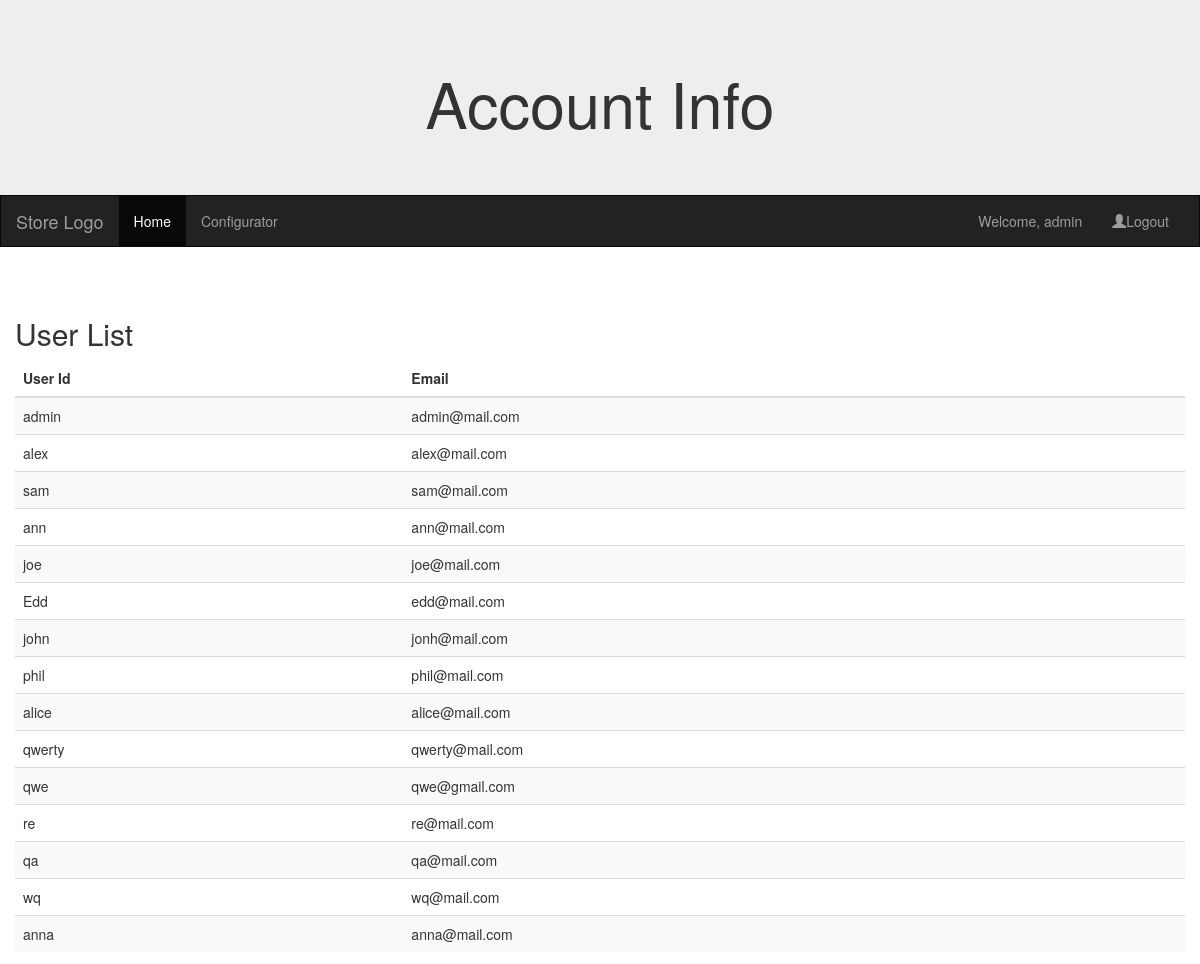
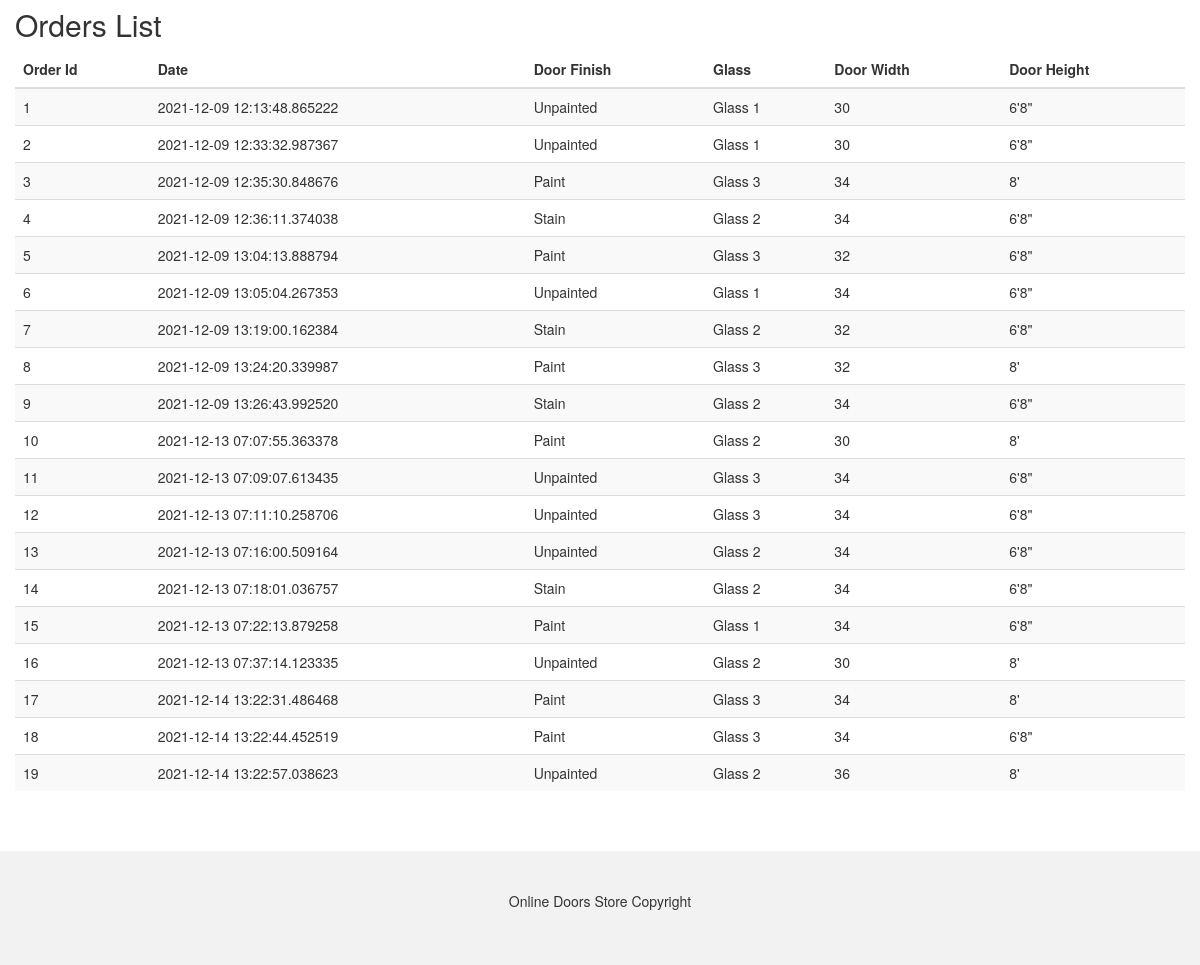
The page /admin (signed in) on the database its author committed (2 pictures, top to bottom).
### store/models.py (models this page shows, shortened)
class User(db.Model, UserMixin):
    __tablename__ = 'user'
    id = db.Column(db.Integer(), primary_key=True)
    username = db.Column(db.String(length=40), nullable=False, unique=True)
    email = db.Column(db.String(length=50), nullable=False, unique=True)
    password = db.Column(db.String(length=60), nullable=False)
    @property
    def password_hash(self):
        return self.password

class Orders(db.Model):
    __tablename__ = 'orders'
    id = db.Column(db.Integer(), primary_key=True)
    date = db.Column(db.DateTime, default=datetime.utcnow)
    door_finish = db.Column(db.String(length=20), nullable=False)
    door_glass = db.Column(db.String(length=20), nullable=False)
    door_width = db.Column(db.String(length=20), nullable=False)
    door_height = db.Column(db.String(length=20), nullable=False)
    user_id = db.Column(db.Integer(), db.ForeignKey('user.id'))

### store/routes.py (the view)
@app.route('/admin')
@login_required
def admin():
    users = User.query.all()
    rows = Orders.query.all()
    return render_template('admin.html', rows = rows, users = users)

### store/models.py (called while the page is built)
@login_manager.user_loader
def load_user(user_id):
    return User.query.get(int(user_id))

### store/templates/admin.html
{% extends 'base_layout.html' %} {% block title %} Account Info {% endblock %}
{% block main_header %} Account Info {% endblock %} {% block content %}
<h2>User List</h2>
<table id="data" class="table table-striped">
  <thead>
    <tr>
      <th>User Id</th>
      <th>Email</th>
    </tr>
  </thead>
  <tbody>
    {% for user in users %}
    <tr>
      <td>{{ user.username }}</td>
      <td>{{ user.email }}</td>
    </tr>
    {% endfor %}
  </tbody>
</table>
<h2>Orders List</h2>
<table id="data" class="table table-striped">
  <thead>
    <tr>
      <th>Order Id</th>
      <th>Date</th>
      <th>Door Finish</th>
      <th>Glass</th>
      <th>Door Width</th>
      <th>Door Height</th>
    </tr>
  </thead>
  <tbody>
    {% for row in rows %}
    <tr>
      <td>{{ row.id }}</td>
      <td>{{ row.date }}</td>
      <td>{{ row.door_finish }}</td>
      <td>{{ row.door_glass }}</td>
      <td>{{ row.door_width }}</td>
      <td>{{ row.door_height }}</td>
    </tr>
    {% endfor %}
  </tbody>
</table>
{% endblock %}

### store/templates/base_layout.html (shortened to what this page needs)
<!DOCTYPE html>
<html lang="en">
  <head>
    <link
      rel="stylesheet"
      href="https://maxcdn.bootstrapcdn.com/bootstrap/3.4.1/css/bootstrap.min.css"
    />
    <link
      rel="stylesheet"
      type="text/css"
      href="{{ url_for('static',filename='css/style.css') }}"
    />
  </head>
  <body>
    <div class="jumbotron">
      <div class="container text-center">
        <h1>{% block main_header %}{% endblock %}</h1>
      </div>
    </div>
    <nav class="navbar navbar-inverse">
      <div class="container-fluid">
        <div class="navbar-header">
          <a class="navbar-brand" href="{{ url_for('home_page') }}"
            >Store Logo</a
          >
        </div>
        <div class="collapse navbar-collapse" id="myNavbar">
          <ul class="nav navbar-nav">
            <li class="active">
              <a href="{{ url_for('home_page') }}">Home</a>
            </li>
            <li><a href="{{ url_for('product_page') }}">Configurator</a></li>
          </ul>
          {% if current_user.is_authenticated %}
          <ul class="nav navbar-nav navbar-right">
            <li>
              <a href="{{ url_for('account') }}"
                >Welcome, {{ current_user.username }}</a
              >
            </li>
            <li>
              <a href="{{ url_for('logout_page') }}"
                ><span class="glyphicon glyphicon-user"></span>Logout</a
              >
            </li>
          </ul>
          {% endif %}
        </div>
      </div>
    </nav>
    <div class="container">
      <div class="row">{% block content %}{% endblock %}</div>
    </div>
    <br /><br />
    <footer class="container-fluid text-center">
      <p>Online Doors Store Copyright</p>
    </footer>
  </body>
</html>

### store/static/css/style.css (style rules this page uses)
html { min-height: 100%; position: relative; }
body { margin-bottom: 114px; }
footer { position: absolute; bottom: 0; width: 100%; height: 114px; }

### store/templates/base_layout.html (style rules this page uses)
.navbar { margin-bottom: 50px; border-radius: 0; }
.jumbotron { margin-bottom: 0; }
footer { background-color: #f2f2f2; padding: 40px; }

### rows shown on the page
User: username "admin", email "admin@mail.com"
User: username "alex", email "alex@mail.com"
User: username "sam", email "sam@mail.com"
User: username "ann", email "ann@mail.com"
User: username "joe", email "joe@mail.com"
User: username "Edd", email "edd@mail.com"
User: username "john", email "jonh@mail.com"
User: username "phil", email "phil@mail.com"
User: username "alice", email "alice@mail.com"
User: username "qwerty", email "qwerty@mail.com"
User: username "qwe", email "qwe@gmail.com"
User: username "re", email "re@mail.com"
User: username "qa", email "qa@mail.com"
User: username "wq", email "wq@mail.com"
User: username "anna", email "anna@mail.com"
Orders: id "1", date "2021-12-09 12:13:48.865222", door_finish "Unpainted", door_glass "Glass 1", door_width "30", door_height "6'8\""
Orders: id "2", date "2021-12-09 12:33:32.987367", door_finish "Unpainted", door_glass "Glass 1", door_width "30", door_height "6'8\""
Orders: id "3", date "2021-12-09 12:35:30.848676", door_finish "Paint", door_glass "Glass 3", door_width "34", door_height "8'"
Orders: id "4", date "2021-12-09 12:36:11.374038", door_finish "Stain", door_glass "Glass 2", door_width "34", door_height "6'8\""
Orders: id "5", date "2021-12-09 13:04:13.888794", door_finish "Paint", door_glass "Glass 3", door_width "32", door_height "6'8\""
Orders: id "6", date "2021-12-09 13:05:04.267353", door_finish "Unpainted", door_glass "Glass 1", door_width "34", door_height "6'8\""
Orders: id "7", date "2021-12-09 13:19:00.162384", door_finish "Stain", door_glass "Glass 2", door_width "32", door_height "6'8\""
Orders: id "8", date "2021-12-09 13:24:20.339987", door_finish "Paint", door_glass "Glass 3", door_width "32", door_height "8'"
Orders: id "9", date "2021-12-09 13:26:43.992520", door_finish "Stain", door_glass "Glass 2", door_width "34", door_height "6'8\""
Orders: id "10", date "2021-12-13 07:07:55.363378", door_finish "Paint", door_glass "Glass 2", door_width "30", door_height "8'"
Orders: id "11", date "2021-12-13 07:09:07.613435", door_finish "Unpainted", door_glass "Glass 3", door_width "34", door_height "6'8\""
Orders: id "12", date "2021-12-13 07:11:10.258706", door_finish "Unpainted", door_glass "Glass 3", door_width "34", door_height "6'8\""
Orders: id "13", date "2021-12-13 07:16:00.509164", door_finish "Unpainted", door_glass "Glass 2", door_width "34", door_height "6'8\""
Orders: id "14", date "2021-12-13 07:18:01.036757", door_finish "Stain", door_glass "Glass 2", door_width "34", door_height "6'8\""
Orders: id "15", date "2021-12-13 07:22:13.879258", door_finish "Paint", door_glass "Glass 1", door_width "34", door_height "6'8\""
Orders: id "16", date "2021-12-13 07:37:14.123335", door_finish "Unpainted", door_glass "Glass 2", door_width "30", door_height "8'"
Orders: id "17", date "2021-12-14 13:22:31.486468", door_finish "Paint", door_glass "Glass 3", door_width "34", door_height "8'"
Orders: id "18", date "2021-12-14 13:22:44.452519", door_finish "Paint", door_glass "Glass 3", door_width "34", door_height "6'8\""
Orders: id "19", date "2021-12-14 13:22:57.038623", door_finish "Unpainted", door_glass "Glass 2", door_width "36", door_height "8'"
